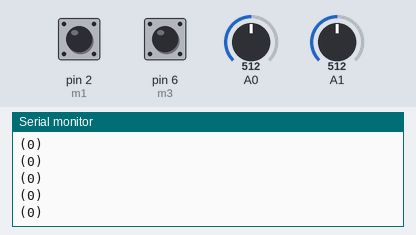
A sketch run on a simulated Arduino Leonardo, built with avr-gcc and run on an emulated ATmega32U4. Parts: the last lines printed to the serial monitor. Inputs (shaded band) come from the test bench; at power-on: A0 = 512, A1 = 512, pin 2 (m1) HIGH, pin 6 (m3) HIGH. USB keyboard and mouse output is not drawn.

Above: at 1.2 s.
1.3 s: A0 set to 716
At 1.8 s:
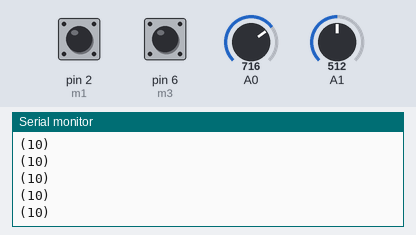
2.8 s: A1 set to 716
At 3.5 s:
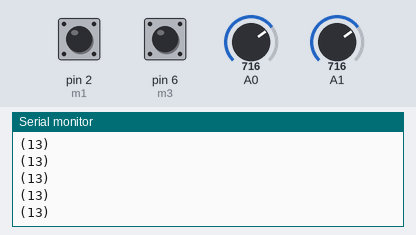
4.3 s: A0 set to 900
At 5.3 s:
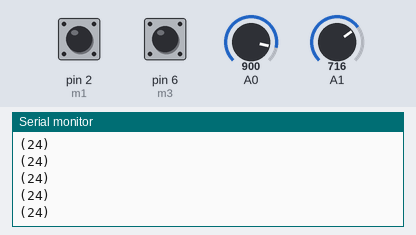
5.8 s: A1 set to 900
At 6.6 s:
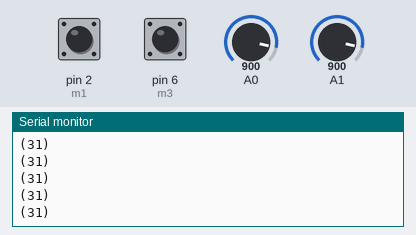
7.3 s: A0 set to 306
At 8.2 s:
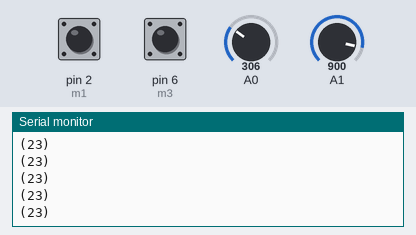
Timing chart, 0 to 10.3 s (numbered marks = the images above; inputs shaded):
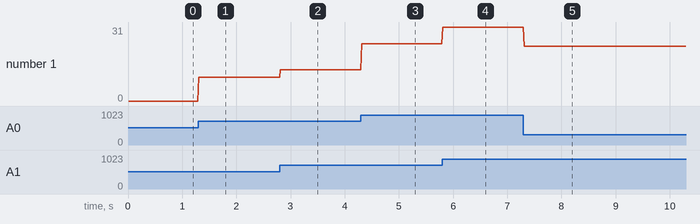

The sketch:

bakaMouse.ino
```cpp
#include <Arduino.h>

// Inlcude necessary libraries
#include "Mouse.h"
#include <math.h>

// Button mapping
#define m1p MOUSE_LEFT
#define m2p MOUSE_MIDDLE
#define m3p MOUSE_RIGHT

// Button pins
const int m1 = 2;
const int m2 = 4;
const int m3 = 6;

// Thumbstick pins
const int xAxis = A0;         // joystick X axis
const int yAxis = A1;         // joystick Y axis

// parameters for reading the joystick:
int range = 64;               // output range of X or Y movement
int center = range/2;       // resting position value

// XY radius
int r = 0;
int deadzone = 1;

// Polling rate
int poll = 10;

unsigned long prevMillis = 0;

void setup() {

  // Setup for inputs
  pinMode(m1, INPUT_PULLUP);
  pinMode(m2, INPUT_PULLUP);
  pinMode(m3, INPUT_PULLUP);

  // Setup for mouse library
  Mouse.begin();
}

void loop() {

  unsigned long curMillis = millis();

  // read and scale the two axes:
  int xReading = readAxis(xAxis, 1);
  int yReading = readAxis(yAxis, 0);

  r = sqrt(sq(xReading) + sq(yReading));

  if (r <= deadzone) {
    xReading = 0;
    yReading = 0;
  }

  if (curMillis - prevMillis > poll) {
    Mouse.move(xReading, yReading, 0);

    // For debuging button inputs
    serialDebug(0, 1);

    prevMillis = curMillis;
  }


  //delay(4);

  buttonPresses();
}

void buttonPresses() {

  if (digitalRead(m1) == LOW) {
    Mouse.press(m1p);
  }
  if (digitalRead(m1) == HIGH) {
    Mouse.release(m1p);
  }
  /*
  if (digitalRead(m2) == LOW) {
   Mouse.press(m2p);
  }
  if (digitalRead(m2) == HIGH) {
   Mouse.release(m2p);
  }
  */
  if (digitalRead(m3) == LOW) {
    Mouse.press(m3p);
  }
  if (digitalRead(m3) == HIGH) {
    Mouse.release(m3p);
  }
}

/* reads an axis (0 or 1 for x or y) and scales the
analog input range to a range from 0 to <range> */

int readAxis(int thisAxis, int invert) {
  // read the analog input:
  int reading = analogRead(thisAxis);

  if (invert == 1) {
    reading = ((reading * -1)+ 1024);
  }

  // map the reading from the analog input range to the output range:
  reading = map(reading, 0, 1023, 0, range);

  // if the output reading is outside from the
  // rest position threshold,  use it:
  int distance = reading - center;

  if (distance > 0) {
    distance = fscale(0, 32, 0, 32, distance, -1);
  }
  if (distance < 0) {
    // Make distance positive
    distance = distance * -1;

    distance = fscale(0, 32, 0, 32, distance, -1);
    // Make it negative again

    distance = distance * -1;
  }

  // return the distance for this axis:
  return distance;
}

void serialDebug(int button, int radius) {

  if (button == 1) {
    Serial.print("(");
    Serial.print(digitalRead(m1));
    Serial.print(", ");
    Serial.print(digitalRead(m2));
    Serial.print(", ");
    Serial.print(digitalRead(m3));
    Serial.println(")");
  }

  if (radius == 1) {
    Serial.print("(");
    Serial.print(r);
    Serial.println(")");
  }
}

float fscale( float originalMin, float originalMax, float newBegin, float
newEnd, float inputValue, float curve){

  float OriginalRange = 0;
  float NewRange = 0;
  float zeroRefCurVal = 0;
  float normalizedCurVal = 0;
  float rangedValue = 0;
  boolean invFlag = 0;


  // condition curve parameter
  // limit range

  if (curve > 10) curve = 10;
  if (curve < -10) curve = -10;

  curve = (curve * -.1) ; // - invert and scale - this seems more intuitive - postive numbers give more weight to high end on output
  curve = pow(10, curve); // convert linear scale into lograthimic exponent for other pow function

  /*
   Serial.println(curve * 100, DEC);   // multply by 100 to preserve resolution
   Serial.println();
   */

  // Check for out of range inputValues
  if (inputValue < originalMin) {
    inputValue = originalMin;
  }
  if (inputValue > originalMax) {
    inputValue = originalMax;
  }

  // Zero Refference the values
  OriginalRange = originalMax - originalMin;

  if (newEnd > newBegin){
    NewRange = newEnd - newBegin;
  }
  else
  {
    NewRange = newBegin - newEnd;
    invFlag = 1;
  }

  zeroRefCurVal = inputValue - originalMin;
  normalizedCurVal  =  zeroRefCurVal / OriginalRange;   // normalize to 0 - 1 float

  /*
  Serial.print(OriginalRange, DEC);
   Serial.print("   ");
   Serial.print(NewRange, DEC);
   Serial.print("   ");
   Serial.println(zeroRefCurVal, DEC);
   Serial.println();
   */

  // Check for originalMin > originalMax  - the math for all other cases i.e. negative numbers seems to work out fine
  if (originalMin > originalMax ) {
    return 0;
  }

  if (invFlag == 0){
    rangedValue =  (pow(normalizedCurVal, curve) * NewRange) + newBegin;

  }
  else     // invert the ranges
  {
    rangedValue =  newBegin - (pow(normalizedCurVal, curve) * NewRange);
  }

  return rangedValue;
}
```

Measured:
- after the input at 1.3 s, the serial monitor: prints a new line at once (image 1)
- after the input at 2.8 s, the serial monitor: prints a new line at once (image 2)
- after the input at 4.3 s, the serial monitor: prints a new line at once (image 3)
- after the input at 5.8 s, the serial monitor: prints a new line at once (image 4)
- after the input at 7.3 s, the serial monitor: prints a new line at once (image 5)
- plotted number 1: 0 → 10 after the input at 1.3 s, 10 → 13 after the input at 2.8 s, 13 → 24 after the input at 4.3 s, 24 → 31 after the input at 5.8 s, 31 → 23 after the input at 7.3 s
